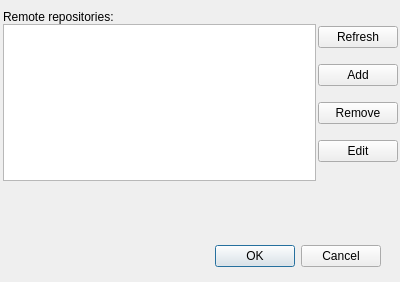
<?xml version="1.0" encoding="UTF-8"?>
<ui version="4.0">
 <class>DialogGitRemote</class>
 <widget class="QDialog" name="DialogGitRemote">
  <property name="geometry">
   <rect>
    <x>0</x>
    <y>0</y>
    <width>400</width>
    <height>282</height>
   </rect>
  </property>
  <property name="windowTitle">
   <string>Remote</string>
  </property>
  <widget class="QDialogButtonBox" name="buttonBox">
   <property name="geometry">
    <rect>
     <x>20</x>
     <y>241</y>
     <width>361</width>
     <height>31</height>
    </rect>
   </property>
   <property name="orientation">
    <enum>Qt::Horizontal</enum>
   </property>
   <property name="standardButtons">
    <set>QDialogButtonBox::Cancel|QDialogButtonBox::Ok</set>
   </property>
  </widget>
  <widget class="QWidget" name="horizontalLayoutWidget">
   <property name="geometry">
    <rect>
     <x>0</x>
     <y>10</y>
     <width>401</width>
     <height>171</height>
    </rect>
   </property>
   <layout class="QHBoxLayout" name="horizontalLayout">
    <property name="spacing">
     <number>0</number>
    </property>
    <property name="leftMargin">
     <number>3</number>
    </property>
    <property name="rightMargin">
     <number>3</number>
    </property>
    <item>
     <layout class="QVBoxLayout" name="verticalLayout_2">
      <item>
       <widget class="QLabel" name="label">
        <property name="text">
         <string>Remote repositories: </string>
        </property>
       </widget>
      </item>
      <item>
       <widget class="QListView" name="listViewRemote">
        <property name="editTriggers">
         <set>QAbstractItemView::NoEditTriggers</set>
        </property>
       </widget>
      </item>
     </layout>
    </item>
    <item>
     <layout class="QVBoxLayout" name="verticalLayout">
      <property name="leftMargin">
       <number>2</number>
      </property>
      <property name="rightMargin">
       <number>0</number>
      </property>
      <item>
       <widget class="QPushButton" name="btnRefresh">
        <property name="text">
         <string>Refresh</string>
        </property>
       </widget>
      </item>
      <item>
       <widget class="QPushButton" name="btnRemoteAdd">
        <property name="text">
         <string>Add</string>
        </property>
       </widget>
      </item>
      <item>
       <widget class="QPushButton" name="btnRemove">
        <property name="text">
         <string>Remove</string>
        </property>
       </widget>
      </item>
      <item>
       <widget class="QPushButton" name="btnEdit">
        <property name="text">
         <string>Edit</string>
        </property>
       </widget>
      </item>
     </layout>
    </item>
   </layout>
  </widget>
 </widget>
 <resources/>
 <connections>
  <connection>
   <sender>buttonBox</sender>
   <signal>accepted()</signal>
   <receiver>DialogGitRemote</receiver>
   <slot>accept()</slot>
   <hints>
    <hint type="sourcelabel">
     <x>248</x>
     <y>254</y>
    </hint>
    <hint type="destinationlabel">
     <x>157</x>
     <y>274</y>
    </hint>
   </hints>
  </connection>
  <connection>
   <sender>buttonBox</sender>
   <signal>rejected()</signal>
   <receiver>DialogGitRemote</receiver>
   <slot>reject()</slot>
   <hints>
    <hint type="sourcelabel">
     <x>316</x>
     <y>260</y>
    </hint>
    <hint type="destinationlabel">
     <x>286</x>
     <y>274</y>
    </hint>
   </hints>
  </connection>
 </connections>
</ui>
